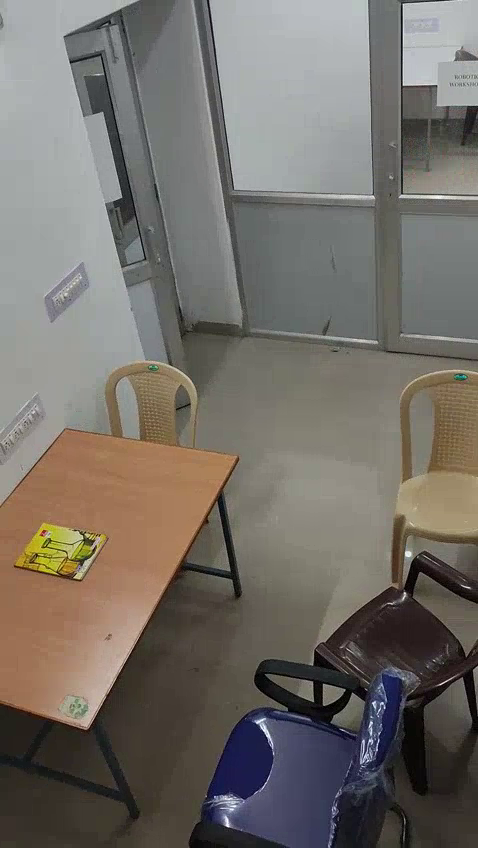
#> input picture frame 59 of motion_detection/human_D1.mp4, 478 x 848 px
$ python 7_Final_motionDT.py
#> lines starting #> are read from the running program, lines starting #| are printed output that depends on the picture; after the words box and inside, x2 and y2 are one past the last pixel; in counts of white or black regions, pixels touching at a corner belong together
#7
# to improve DETECTION , focus only on contour areas
# and magnify them ignoring the smaller portions

import cv2

#cam = cv2.VideoCapture(0)
cam = cv2.VideoCapture("C:\\Users\\Tanur\\OneDrive\\Desktop\\SURVEILLANCE CAMERA PROJECT\\motion_detection\\human_D1.mp4")

while cam.isOpened():
    ret , frame1 = cam.read()
#> frame1 is the input picture: shape (848, 478, 3); mean B, G, R 104, 110.5, 115.8
    ret , frame2 = cam.read()
    diff         = cv2.absdiff(frame1 , frame2)
    gray         = cv2.cvtColor(diff , cv2.COLOR_RGB2GRAY)
    blur         = cv2.GaussianBlur(gray, (5,5) , 0)
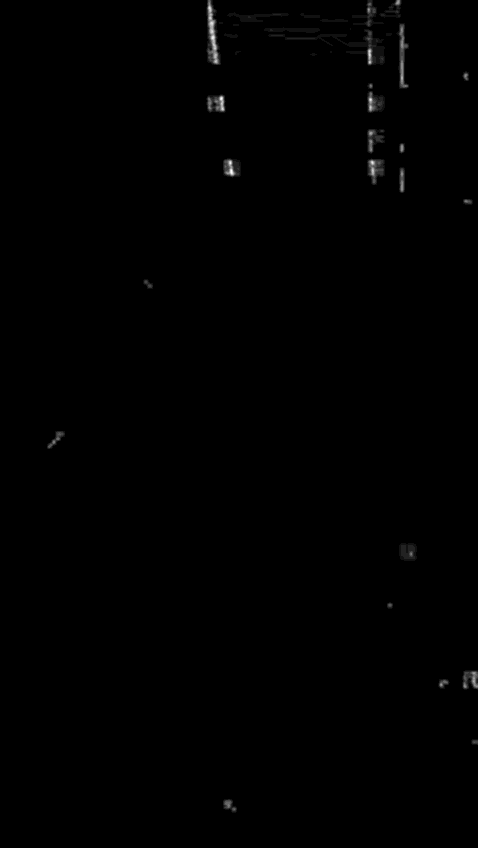
#> blur: shape (848, 478); min 0, max 15, mean 0.0478; drawn with min black and max white
    _ , thresh   = cv2.threshold( blur ,20 ,255 ,cv2.THRESH_BINARY)
#> thresh: shape (848, 478); every value is 0
    dilated      = cv2.dilate( thresh , None , iterations = 3)
    contours, _  = cv2.findContours( dilated ,cv2.RETR_TREE ,cv2.CHAIN_APPROX_SIMPLE)
#> contours = []
    #cv2.drawContours(frame1 , contours , -1, (0,255,0), 2)

    for c in contours:
        if cv2.contourArea(c) < 5000 :
            continue
        x,y,w,h = cv2.boundingRect(c)
        cv2.rectangle(frame1, (x,y) , (x+w , y+h), (0,255,0), 2)
#> this loop made 0 passes

    if cv2.waitKey(10)== ord("q"):
#> (key q is pressed here)
        break

    cv2.imshow("SURVEILLANCE CAMERA PROJECT", frame1)

$ run again, starting later in the video
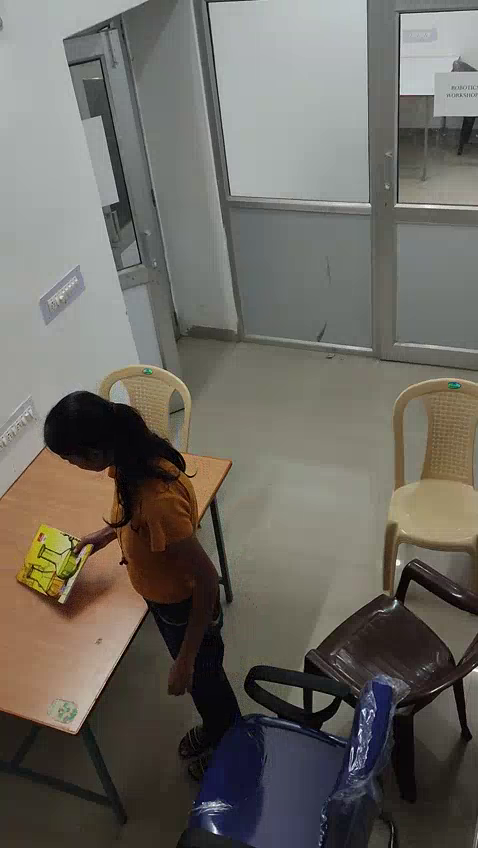
#> input picture frame 269 of motion_detection/human_D1.mp4, 478 x 848 px
#> frame1 is the input picture: shape (848, 478, 3); mean B, G, R 97.8, 104.8, 108.3
#> `_ , thresh   = cv2.threshold( blur ,20 ,255 ,cv2.THRESH_BINARY)`:
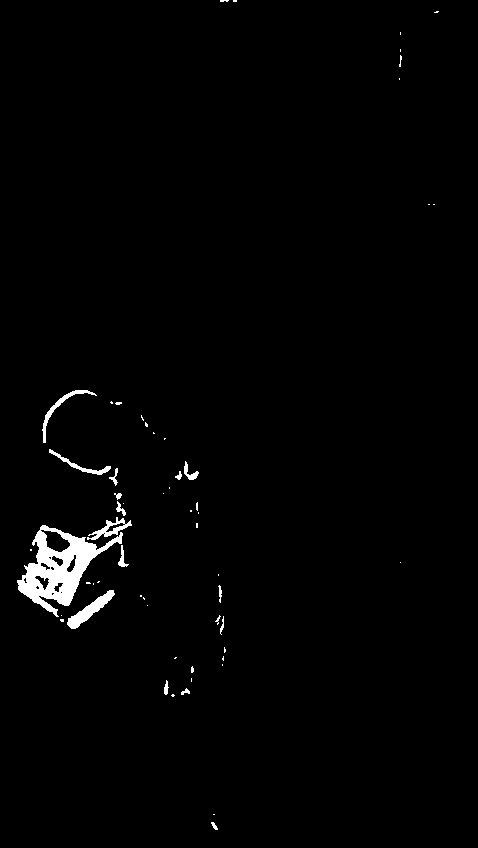
#> thresh: shape (848, 478); 1.4% white; 58 white regions (41 under 20 px), largest, box (x1, y1, x2, y2) and area: (17, 525, 123, 617) 3530, (67, 590, 115, 629) 566, (87, 517, 132, 540) 330
#> dilated: shape (848, 478); 3.5% white; 25 white regions
#> contours = 27 contours, 1 with area under 20; largest, box (x1, y1, x2, y2) and area: (14, 490, 135, 632) 8144, (39, 387, 121, 489) 1934, (161, 663, 197, 700) 538, (172, 458, 202, 483) 446, (212, 612, 227, 638) 266
#> the loop `for c in contours:` made 27 passes
#> c on passes 2, 9, 10, 11, 22, 23, 25, 27: [[210, 811], [210, 817], [217, 817], [217, 811]], [[215, 571], [215, 578], [221, 578], [221, 571]], [[397, 559], [397, 565], [403, 565], [403, 559]], [[193, 520], [193, 530], [200, 530], [200, 520]], [[425, 201], [425, 207], [437, 207], [437, 201]], [[396, 75], [396, 82], [402, 82], [402, 75]], [[397, 29], [397, 37], [403, 37], [403, 29]], [[217, 0], [217, 4], [239, 4], [239, 0]]
#> after the loop `for c in contours:`:
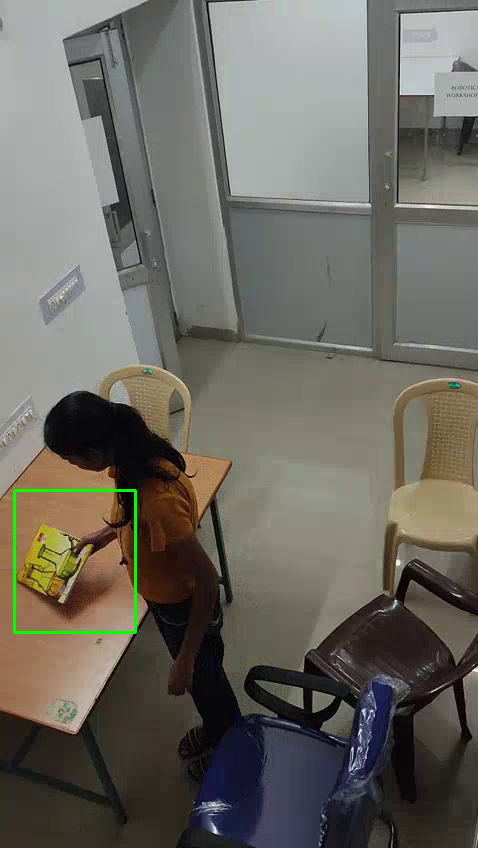
#> frame1: shape (848, 478, 3); 0.39% of pixels changed, all inside (x1, y1, x2, y2) = (13, 489, 137, 634)

$ run again, starting later in the video
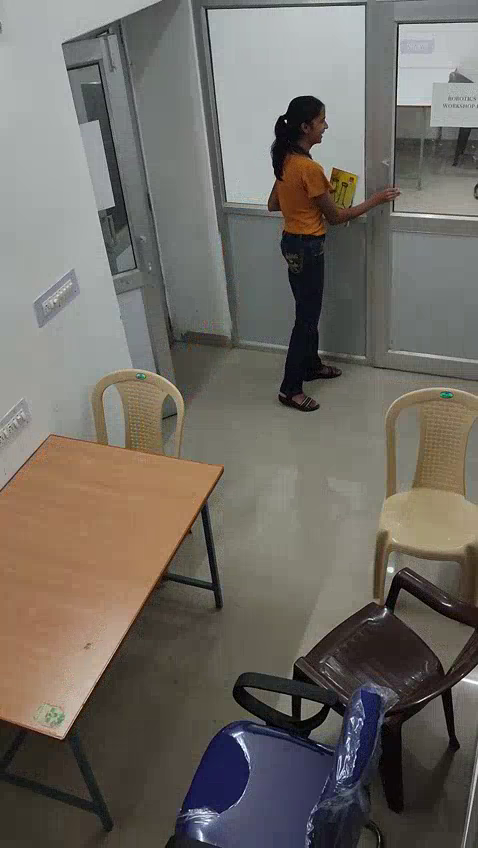
#> input picture frame 478 of motion_detection/human_D1.mp4, 478 x 848 px
#> frame1 is the input picture: shape (848, 478, 3); mean B, G, R 100.2, 107.1, 111.9
#> `diff         = cv2.absdiff(frame1 , frame2)`:
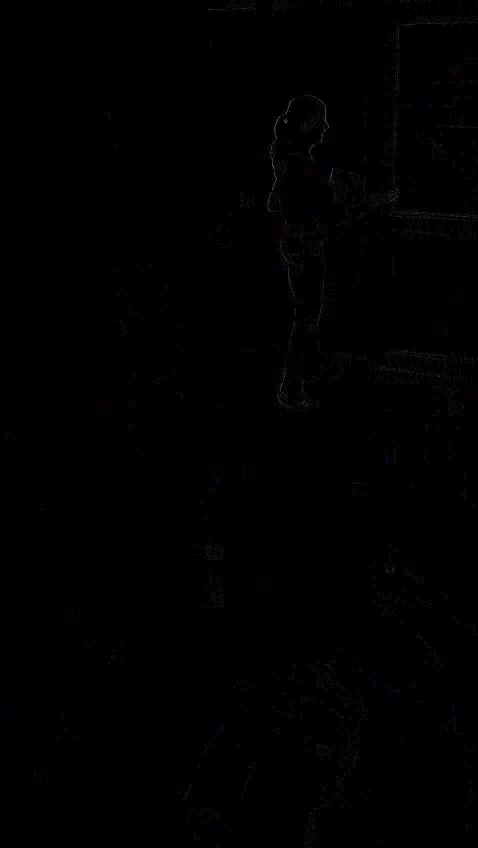
#> diff: shape (848, 478, 3); mean B, G, R 0.5, 0.5, 0.5
#> thresh: shape (848, 478); 0.08% white in thin lines or dots, all inside (x1, y1, x2, y2) = (268, 22, 430, 406)
#> `dilated      = cv2.dilate( thresh , None , iterations = 3)`:
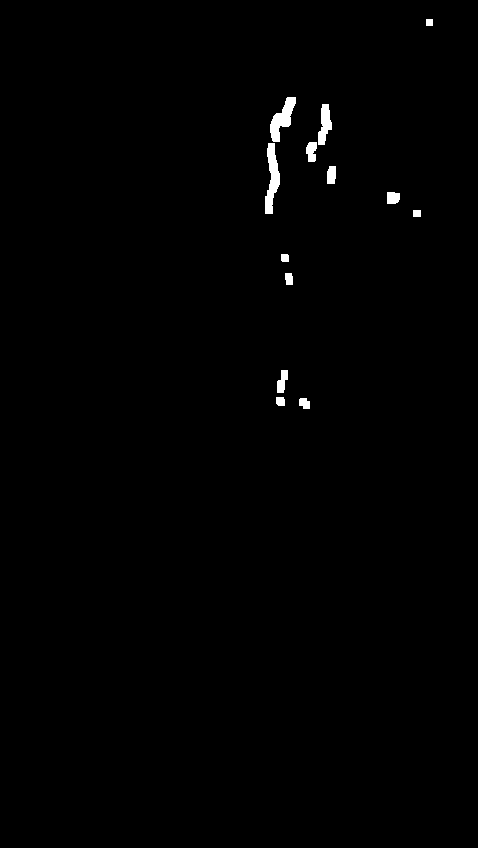
#> dilated: shape (848, 478); 0.64% white; 13 white regions
#> contours = 13 contours; largest, box (x1, y1, x2, y2) and area: (265, 143, 280, 214) 526, (270, 97, 296, 142) 497, (318, 104, 332, 145) 308, (306, 142, 317, 162) 146, (277, 370, 288, 393) 139
#> the loop `for c in contours:` made 13 passes
#> c on passes 6, 13: [[413, 210], [413, 216], [420, 216], [420, 210]], [[426, 19], [426, 25], [432, 25], [432, 19]]
